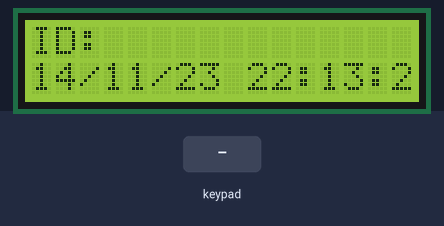
Recording of a program running on a simulated ESP32. Shown: 16×2 character LCD. The test bench sets the inputs (shaded band). The local clock reads 2024-03-15 10:24:30 at power-on unless the program sets it; EEPROM starts erased; what the program prints to the serial monitor is not drawn.

Above: at 2.2 s.
2.3 s: keypad keys 1 2 # pressed 0.4 s apart
At 4.0 s:
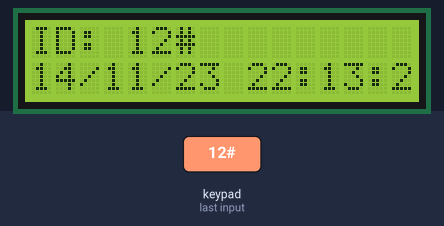
5.0 s: key '*' pressed
At 5.5 s:
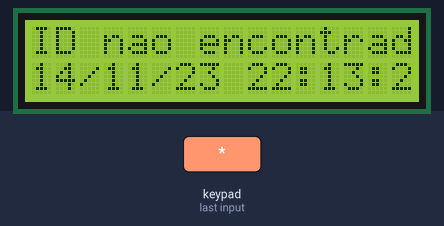
8.0 s: key 'A' pressed
At 8.6 s:
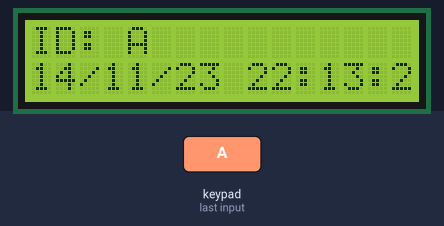
11.0 s: keypad keys 1 2 * pressed 0.4 s apart
At 13.0 s:
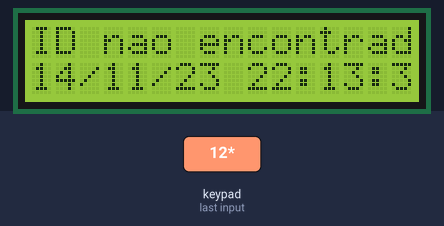
14.8 s: key 'B' pressed
At 16.0 s:
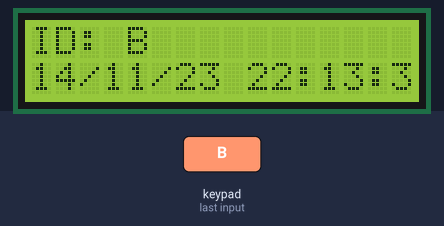
16.3 s: keypad keys 1 2 A pressed 0.4 s apart
At 19.0 s:
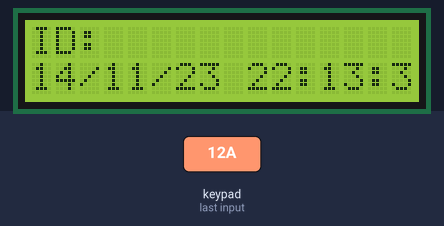
Timing chart, 0 to 20.5 s (numbered marks = the images above; inputs shaded):
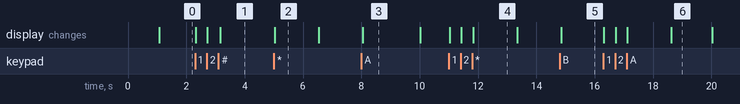

Measured:
- after the input at 2.3 s, the display: first changes at once (image 1 shows a later state)
- after the input at 5.0 s, the display: changes at once (image 2)
- after the input at 8.0 s, the display: changes after 0.05 s (image 3)
- after the input at 11.0 s, the display: first changes at once (image 4 shows a later state)
- after the input at 14.8 s, the display: changes after 0.05 s (image 5)
- after the input at 16.3 s, the display: first changes at once (image 6 shows a later state)
- what the display in image 2 shows lasts 1.5 s, from 5.0 s to 6.5 s

The program:

main.cpp
```cpp
#include <LiquidCrystal.h>
#include <Arduino.h>
#include <stdint.h>
#include <RTClib.h>
#include <EEPROM.h>
#include <ArduinoJson.h>
#include "string.h"
#include "../lib/MyKeypad/MyKeypad.h"
#include "../lib/MyEEPROM/MyEEPROM.h"
#include "../lib/MyUtils/MyUtils.h"

const int rs = 23, en = 19, d4 = 18, d5 = 5, d6 = 4, d7 = 2;
LiquidCrystal lcd(rs, en, d4, d5, d6, d7);
Keypad customKeypad = setupKeypad();
void loop2(void *z);
void updateLCD(String firstRow);
char buffer[6];
void setup()
{
    startCLock();
    Serial.begin(115200);
    lcd.begin(16, 2);
    begin();
    reset();
    wipeUsers();
    adjustDateTimeBySystem();
    loadUsersToRAM();
    loadRegistersToRAM();
    delay(1000);
    updateLCD("ID: ");
    xTaskCreatePinnedToCore(loop2, "loop2", 8192, NULL, 1, NULL, 0);
}

void loop()
{
    String cmd;

    if (Serial.available() > 0)
    {
        cmd = Serial.readStringUntil('}');
        DynamicJsonDocument doc(1024);
        deserializeJson(doc, cmd);
        if (doc["type"] == 1)
        {
            adjustDateTime(doc['ano'], doc['mes'], doc['dia'], doc['hora'], doc['minuto'], doc['segundo']);

            Serial.print("{\"status\": 200, \"type\": 1,  \"msg\": \"Hora alterada com sucesso!\"} ");
        }
        else if (doc["type"] == 2)
        {
            if (addUserToEEPROM(doc["matricula"]) > 0)
                Serial.print("{\"status\": 200, \"type\": 2,  \"msg\": \"Cadastrado com sucesso!\"} ");
            else
                Serial.print("{\"status\": 500, \"type\": 2,  \"msg\": \"Erro ao cadastrar!\"} ");
        }
        else if (doc["type"] == 3)
        {
            //handle Time

            int i = 0;
            int posicoes = ((getLastAddress() - EEPROM_REG_ADRSTART) / STRUCT_SIZE);
            if (posicoes <= 0)
            {
                DynamicJsonDocument docToSend(1024);
                docToSend["status"] = 400;
                docToSend["type"] = 3;
                docToSend["msg"] = "Sem Registros";
                serializeJson(docToSend, Serial);
            }
            else
            {
                for (i = 0; i < posicoes; i++)
                {
                    DynamicJsonDocument docToSend(1024);
                    docToSend["status"] = 200;
                    docToSend["type"] = 3;
                    docToSend["number"] = i + 1;
                    docToSend["id"] = registers[i].id;
                    docToSend["ano"] = registers[i].ano;
                    docToSend["mes"] = registers[i].mes;
                    docToSend["dia"] = registers[i].dia;
                    docToSend["hora"] = registers[i].hora;
                    docToSend["minuto"] = registers[i].minuto;
                    docToSend["entrada"] = registers[i].entrada;
                    serializeJson(docToSend, Serial);
                    delay(50);
                }
            }
        }
    }
}

void loop2(void *z)
{
    Serial.printf("\nloop2() em core: %d", xPortGetCoreID()); // Mostra no monitor em
    while (1)
    {
        char customKey = customKeypad.getKey();
        if (customKey)
        {
            size_t cur_len = strlen(buffer);
            if (cur_len < 4)
            {
                buffer[cur_len] = customKey;
                buffer[cur_len + 1] = '\0';
            }
            Serial.println(buffer);
        }

        if (strlen(buffer) == 4)
        {
            int id;
            sscanf(buffer, "%d", &id);
            if (findUser(id))
            {
                writeRegisterToEEPROM(id, getCurrentTime().year(), getCurrentTime().month(),
                                      getCurrentTime().day(),
                                      getCurrentTime().hour(),
                                      getCurrentTime().minute(),
                                      getCurrentTime().second());

                updateLCD("Bom Dia: ");
            }
            else
            {
                updateLCD("ID nao encontrado: ");
            }
            //Exibir MSGM

            Serial.print(buffer);

            memset(buffer, 0, sizeof buffer);
            delay(1500);
        }
        updateLCD("ID: ");
        delay(50);
    }
}
void updateLCD(String firstRow)
{
    DateTime currentTime = getCurrentTime();
    lcd.clear();
    lcd.setCursor(0, 0);
    lcd.print(firstRow);
    lcd.print(buffer);
    lcd.setCursor(0, 1);
    lcd.print(currentTime.day(), DEC);
    lcd.print("/");
    lcd.print(currentTime.month(), DEC);
    lcd.print("/");
    lcd.print(currentTime.year() - 2000, DEC);
    lcd.print(" ");
    lcd.print(currentTime.hour(), DEC);
    lcd.print(":");
    lcd.print(currentTime.minute(), DEC);
    lcd.print(":");
    lcd.print(currentTime.second(), DEC);
}
```
